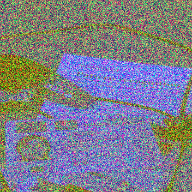
#> input picture Img_2.png, 192 x 192 px
$ python ImageDenoising.py
#> lines starting #> are read from the running program, lines starting #| are printed output that depends on the picture
#%%  Asked in L&T interview for OpenCV opening
# Here in the image a gray image is merged with two noisy channels.
# So I split the image and show the single channel.

# NLM is mostly used in Computer Tomography CT scanners.
# NLM and Biletral filters preserves the edges of the image.
# NLM takes the average of the similaer regions weights.
# NLM replaces the value of the pixel by an average of selection
# of other pixels values.
#
# # OpenCV reads an image as in BGR channels whereas
# # Matplotlib reads an image as RGB format.

# these three methods of denoising preserves the edges are
# Biletral Filters
# NLM Filters
# Total Variation Filters
# denoising the image some more image filteration method
# BM3D
#
#

import cv2
import matplotlib.pyplot as plt
import numpy as np


#  Image Read
img = cv2.imread('Img_2.png')
#> img is the input picture: shape (192, 192, 3); mean B, G, R 138.7, 126.9, 126.2
cv2.imshow("Original Image",img)
B, G, R = cv2.split(img)
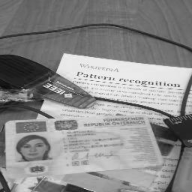
#> B: shape (192, 192); min 10, max 246, mean 138.7
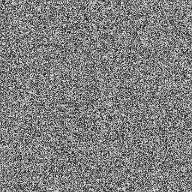
#> G: shape (192, 192); min 4, max 251, mean 126.9
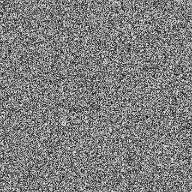
#> R: shape (192, 192); min 4, max 251, mean 126.2
cv2.imshow("Blue Channel of Image", B)

# Denoising the image using Non-Local Mean Denoising for colored image
dst = cv2.fastNlMeansDenoisingColored(img, None, 70, 10, 7, 41)
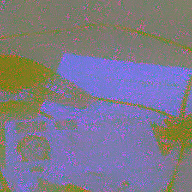
#> dst: shape (192, 192, 3); mean B, G, R 138.9, 121.4, 125.6
# Non-Local image sequence of gray images
dst1 = cv2.fastNlMeansDenoisingMulti(img, 2,5,None, 4, 7, 35)
#> dst1 = 192 rows, first 8: [108, 138, 51], [109, 159, 211], [109, 74, 206], [110, 140, 39], [111, 65, 65], [111, 207, 105], [106, 190, 110], [104, 76, 96]
cv2.imshow("NLM of G Channel",dst)

cv2.waitKey(0)
cv2.destroyAllWindows()

#%% SMoooding the image
# 2D confolutional smoothing
ker = np.ones((5,5), np.float32)/25
dst2 = cv2.filter2D(G, -1, ker)
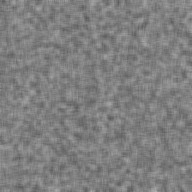
#> dst2: shape (192, 192); min 89, max 176, mean 126.9
plt.imshow(dst2)

# %%

$ run again, with Img_1.png copied over Img_2.png
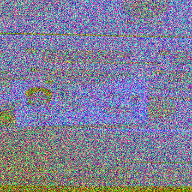
#> input picture Img_1.png, 192 x 192 px
#> img is the input picture: shape (192, 192, 3); mean B, G, R 152.7, 126.6, 127.3
#> `dst = cv2.fastNlMeansDenoisingColored(img, None, 70, 10, 7, 41)`:
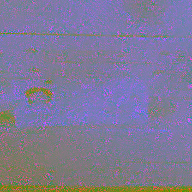
#> dst: shape (192, 192, 3); mean B, G, R 153.2, 121.3, 126.7
#> dst1 = 192 rows, first 8: [154, 49, 178], [154, 115, 167], [154, 202, 133], [154, 218, 104], [155, 144, 195], [155, 55, 113], [156, 149, 198], [156, 77, 106]
#> `dst2 = cv2.filter2D(G, -1, ker)`:
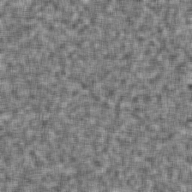
#> dst2: shape (192, 192); min 76, max 170, mean 126.6
